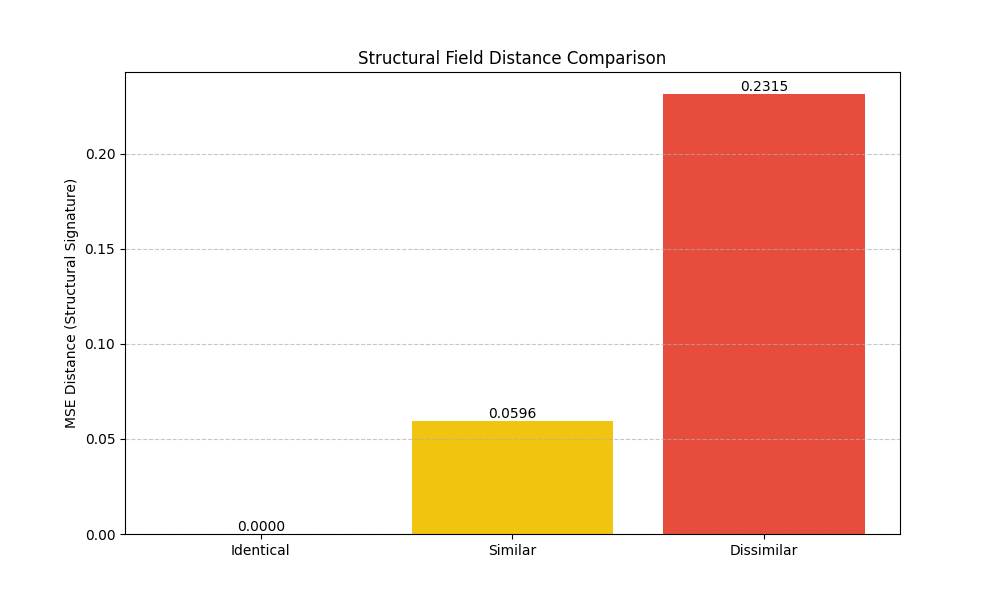

Reproduce this figure in Python.
import torch
import matplotlib.pyplot as plt
import numpy as np
from structural_field import StructuralFieldNet

def run_analysis():
    print("Running Structural Field Analysis...")
    vocab_size = 50
    embed_dim = 32
    seq_len = 20
    model = StructuralFieldNet(vocab_size, embed_dim)
    model.eval()

    # Case 1: Identical tokens
    tokens_f = torch.randint(0, vocab_size, (1, seq_len))
    tokens_g_identical = tokens_f.clone()

    # Case 2: Similar tokens (change 2 tokens)
    tokens_g_similar = tokens_f.clone()
    tokens_g_similar[0, 5] = (tokens_g_similar[0, 5] + 1) % vocab_size
    tokens_g_similar[0, 15] = (tokens_g_similar[0, 15] + 1) % vocab_size

    # Case 3: Dissimilar tokens (completely random)
    tokens_g_dissimilar = torch.randint(0, vocab_size, (1, seq_len))

    with torch.no_grad():
        dist_id = model(tokens_f, tokens_g_identical).item()
        dist_sim = model(tokens_f, tokens_g_similar).item()
        dist_dis = model(tokens_f, tokens_g_dissimilar).item()

    labels = ['Identical', 'Similar', 'Dissimilar']
    distances = [dist_id, dist_sim, dist_dis]

    plt.figure(figsize=(10, 6))
    bars = plt.bar(labels, distances, color=['#2ecc71', '#f1c40f', '#e74c3c'])
    plt.title('Structural Field Distance Comparison')
    plt.ylabel('MSE Distance (Structural Signature)')

    for bar in bars:
        yval = bar.get_height()
        plt.text(bar.get_x() + bar.get_width()/2, yval, f'{yval:.4f}', va='bottom', ha='center')

    plt.grid(axis='y', linestyle='--', alpha=0.7)
    plt.savefig("structural_analysis.png")
    print("Analysis complete. Visualization saved to structural_analysis.png")

if __name__ == "__main__":
    run_analysis()
